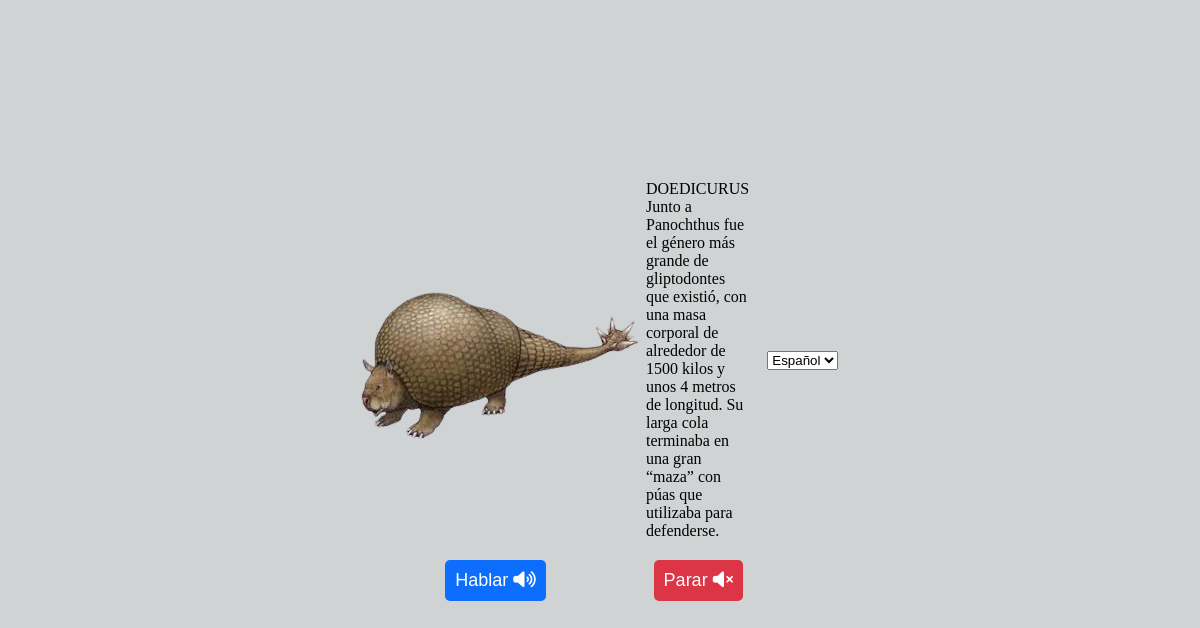
The app's page /vistas/voice.php?id=5 with its own data.
### tables this page shows
CREATE TABLE `animales` (
  `animal_id` int(11) NOT NULL,
  `animal_nombre` text NOT NULL,
  `animal_desc` text NOT NULL,
  `animal_desc_ingles` text NOT NULL,
  `animal_imagen` varchar(500) NOT NULL
);

### vistas/voice.php (the view, shortened to what this page needs)
<?php
$id = $_GET['id'];
$con=conectar();
$info ="SELECT * FROM `animales` WHERE `animal_id` = '$id'";
$eje = $con->query($info);
if($eje->rowCount()>0){
    $eje=$eje->fetchAll();
}
?>
<!DOCTYPE html>
<html lang="en">
<head>
    <link rel="stylesheet" type="text/css" href="voice.css">
</head>
<body>
    <form class="form">
        <?php
            foreach($eje as $asu): ?>
                <img id="img_dinosaur" src="<?php echo "../imgs/animales/" . $asu['animal_imagen']; ?>">
                <p id="text-description">
                    <?php echo $asu['animal_nombre'] . '<br>' ?>
                    <?php echo $asu['animal_desc']; ?>
                </p>
        <?php endforeach; ?>
        <select id="languages">
            <option value="Español">Español</option>
        </select>
        <button type="button" id="btn" onclick="Speak();">Hablar <i class="fa-solid fa-volume-high"></i></button>
        <button type="button" id="btn-2" onclick="Stop();">Parar <i class="fa-solid fa-volume-xmark"></i></button>
    </form>
</body>
</html>

### speechToVoice/voice.css (style rules this page uses)
* { padding: 0; margin: 0; box-sizing: border-box; }
body { height: 100vh; display: flex; align-items: center; justify-content: center; background: #D0D3D4; }

### records on screen
animales: animal_imagen (picture), animal_nombre "DOEDICURUS", animal_desc "Junto a Panochthus fue el género más grande de gliptodontes que existió, con una masa corporal de alrededor de 1500 kilos y unos 4 metros de longitud. Su larga cola terminaba en una gran “maza” con púas que utilizaba para defenderse."
